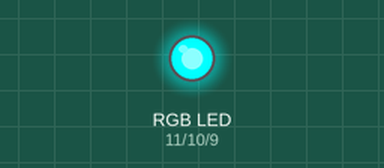
Simulated run of this sketch. Board: Arduino Uno, built with avr-gcc and run on an emulated ATmega328P. Parts: an RGB LED mixed from three pins (HIGH = lit).

Above: at 0.05 s.
At 1.15 s:
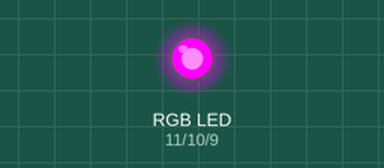
At 2.25 s:
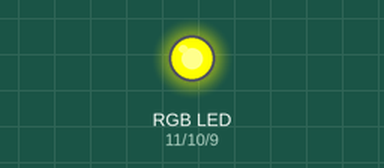
At 4.5 s:
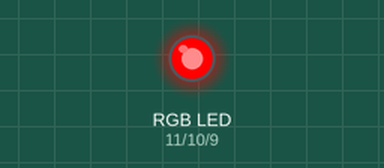
At 6.75 s:
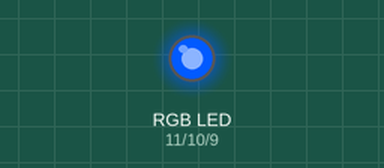
At 9.0 s:
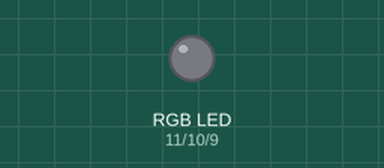
Timing chart, 0 to 11.7 s (numbered marks = the images above):
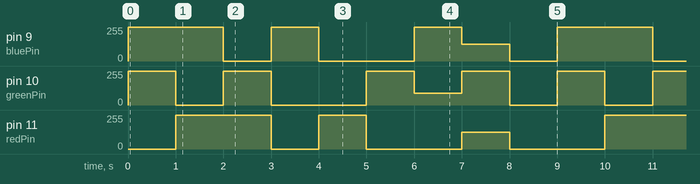

The sketch:

RGB_arduino.ino
```cpp
int redPin = 11;
int greenPin = 10;
int bluePin = 9;

void setup() {

  // Defining the pins as OUTPUT
  pinMode(redPin, OUTPUT);
  pinMode(greenPin, OUTPUT);
  pinMode(bluePin, OUTPUT);
}

void loop() {
  setColor(255, 0, 0); // Red
  delay(1000);
  setColor(0, 255, 0); // Green
  delay(1000);
  setColor(0, 0, 255); // Blue
  delay(1000);
  setColor(255, 255, 0); // Yellow
  delay(1000);
  setColor(0, 255, 255); // Cyan
  delay(1000);
  setColor(255, 0, 255); // Magenta
  delay(1000);
  setColor(255, 165, 0); // Orange
  delay(1000);
  setColor(128, 0, 128); // Purple
  delay(1000);
  setColor(255, 255, 255); // White
  delay(1000);

}

void setColor(int redValue, int greenValue, int blueValue) {
  analogWrite(redPin, 255 - redValue);
  analogWrite(greenPin, 255 - greenValue);
  analogWrite(bluePin, 255- blueValue);
}
```

Measured:
- by itself, pin 9 (bluePin): repeats every 9.0 s: 0/255 1.0 s, 255/255 1.0 s, 0/255 2.0 s, 255/255 1.0 s, 127/255 1.0 s, 0/255 1.0 s, 255/255 2.0 s
- by itself, pin 11 (redPin): repeats every 9.0 s: 0/255 1.0 s, 255/255 1.0 s, 0/255 2.0 s, 127/255 1.0 s, 0/255 2.0 s, 255/255 2.0 s
- by itself, pin 10 (greenPin): repeats every 9.0 s: 0/255 1.0 s, 255/255 1.0 s, 0/255 2.0 s, 255/255 1.0 s, 90/255 1.0 s, 255/255 1.0 s, 0/255 1.0 s, 255/255 1.0 s
